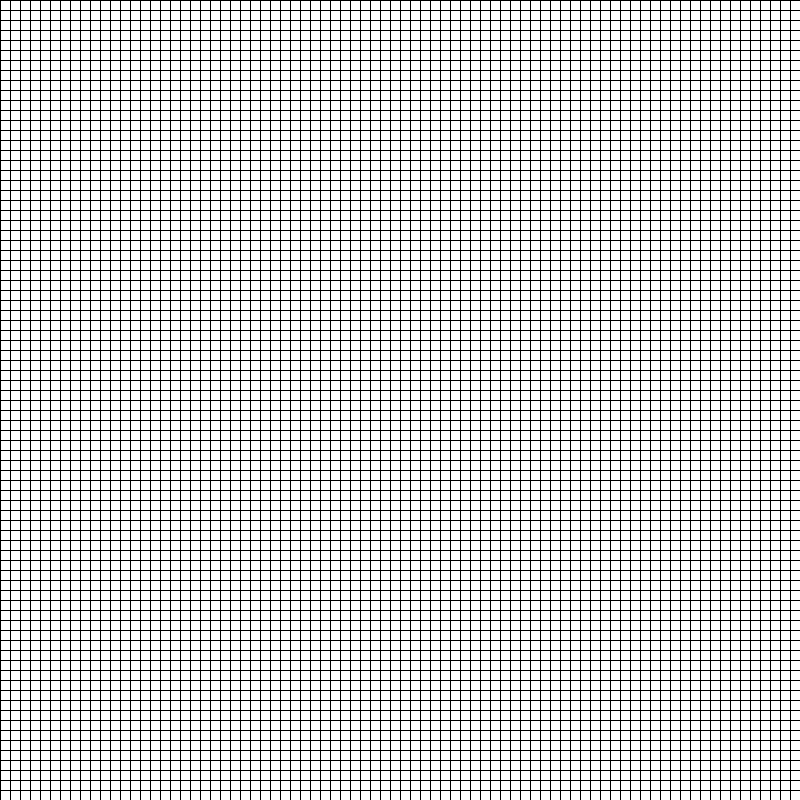
Frame 1 (no input)
Frame 60 (the mouse pressed at the canvas centre just before this capture): identical to frame 1, image omitted
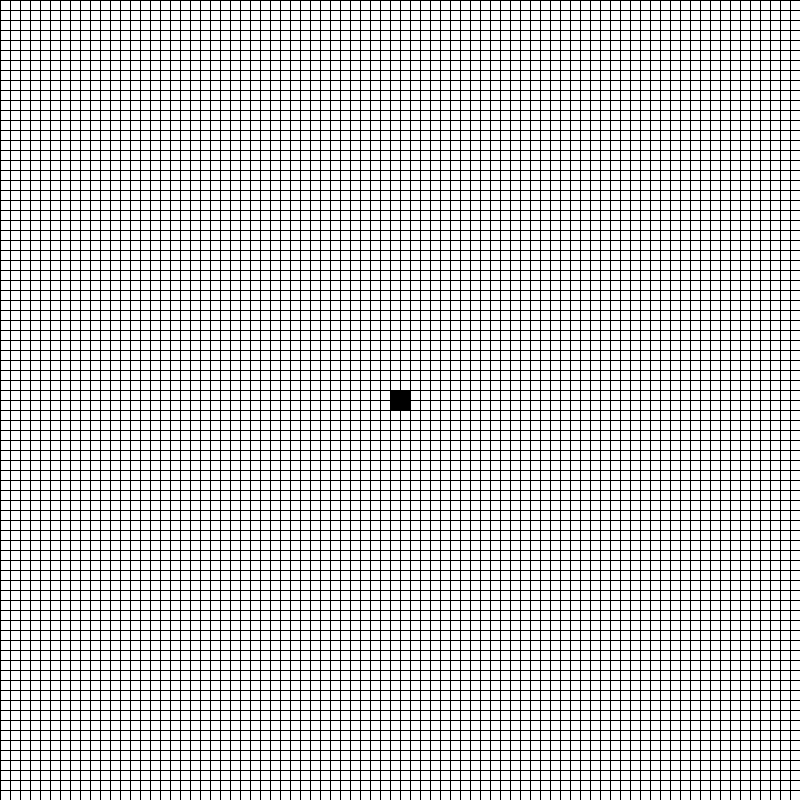
Frame 120 (the mouse held since frame 60 and released just before this capture)

The Processing sketch that drew these frames (run headless with seeded random() and noise(); from frame 60 on, the mouse is pressed at the canvas centre):

// Processing sketch: Drawing_On_A_Grid
// ── Drawing_On_A_Grid.pde
Tile[][] tileA = new Tile[1000][1000];  //a multi-dimensional array; creates a matrix

float _tileWidth = 10;
float _tileStop = width;

void setup()
{
  size(800, 800);
  
  for(int y = 0; y < _tileStop; y = y+1)  //this fills the matrix; we're setting the coordinates of all the squares to be drawn at once
  {
    for(int x = 0; x < _tileStop; x = x+1)  //we need two dimensions because the matrix uses two coordinates to locate data
    {
      tileA[x][y] = new Tile(0, 0, _tileWidth, _tileWidth);
      
      tileA[x][y].tileX = x*_tileWidth;
      tileA[x][y].tileY = y*_tileWidth;
      tileA[x][y].tileW = _tileWidth;
      tileA[x][y].tileH = _tileWidth;
    }
  }
}

void draw()
{
  background(200);
  
  for(int y = 0; y < _tileStop; y = y + 1)
  {
    for(int x = 0; x < _tileStop; x = x + 1)
    {
      tileA[x][y].drawTile();
      tileA[x][y].makeHitbox();
    }
  }
  
}

// ── Tile.pde
class Tile
{
  float tileX = 0;
  float tileY = 0;
  float tileW = 100;
  float tileH = 100;
  
  boolean isBlack = false;
  boolean clickable = true;
  
  Tile(float x, float y, float w, float h)
  {
    this.tileX = x;
    this.tileY = y;
    this.tileW = w;
    this.tileH = h;
  }
  
  void drawTile()
  {
    if(isBlack == false)  //white fill if isBlack is false
    {
      fill(255);
    }
    
    if(isBlack == true)  //black fill if isBlack is true
    {
      fill(0);
    }
    
    rect(this.tileX, this.tileY, this.tileW, this.tileH);
  }
  
  void makeHitbox()
  {
    if(mouseX >= this.tileX && mouseX <= this.tileX + this.tileW && mouseY >= this.tileY && mouseY <= this.tileY + this.tileH && clickable == true && mousePressed == true)
    {
      isBlack = !isBlack;
      clickable = false;
    }
    if(mousePressed == false)
    {
      clickable = true;
    }
    
  }
  
  
}
